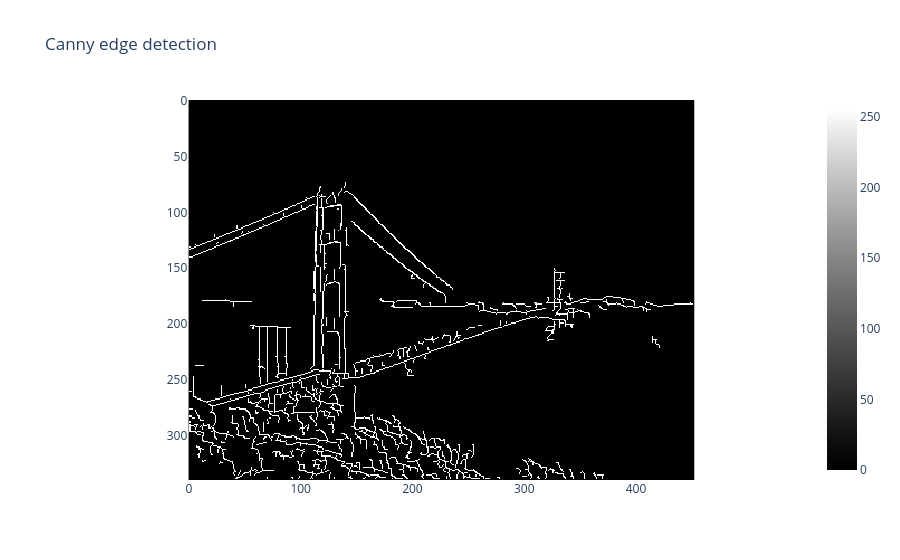

The notebook cell saved with this chart:
### Code cell
from skimage import img_as_ubyte

edges = cannyParametric(img_as_ubyte(grayImg),1, 5, 50)

### Figure 1 — Plotly figure (JSON) as saved in the notebook; plotly's stock layout.template omitted (floating-point values rounded to 4 significant figures; data arrays with more than 128 entries replaced by an {"elided": "..."} marker saying what was removed)
{"data": [{"coloraxis": "coloraxis", "hovertemplate": "x: %{x}<br>y: %{y}<br>color: %{z}<extra></extra>", "name": "0", "type": "heatmap", "xaxis": "x", "yaxis": "y", "z": {"elided": "340x453 int values"}}], "layout": {"coloraxis": {"colorscale": [[0, "rgb(0, 0, 0)"], [0.09091, "rgb(16, 16, 16)"], [0.1818, "rgb(38, 38, 38)"], [0.2727, "rgb(59, 59, 59)"], [0.3636, "rgb(81, 80, 80)"], [0.4545, "rgb(102, 101, 101)"], [0.5455, "rgb(124, 123, 122)"], [0.6364, "rgb(146, 146, 145)"], [0.7273, "rgb(171, 171, 170)"], [0.8182, "rgb(197, 197, 195)"], [0.9091, "rgb(224, 224, 223)"], [1, "rgb(254, 254, 253)"]]}, "title": {"text": "Canny edge detection"}, "xaxis": {"anchor": "y", "constrain": "domain", "domain": [0, 1], "scaleanchor": "y"}, "yaxis": {"anchor": "x", "autorange": "reversed", "constrain": "domain", "domain": [0, 1]}}}
